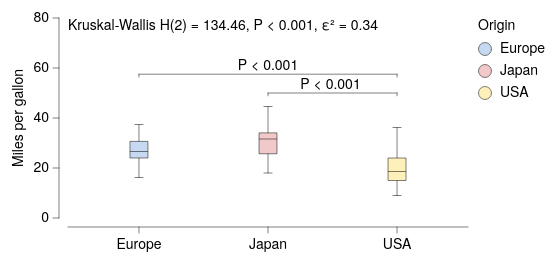

Write a Vega-Lite specification for this figure.
### Vega-Lite specification from a JSON file in a GitHub repository (floating-point values rounded to 4 significant figures; data arrays with more than 128 entries replaced by an {"elided": "..."} marker saying what was removed)
{"background": null, "config": {"arc": {"fill": "#DBDBDB", "fillOpacity": 1.0, "innerRadius": 25.0, "padAngle": 0.03, "stroke": "black", "strokeOpacity": 1, "strokeWidth": 0.25}, "area": {"fill": "#DBDBDB", "fillOpacity": 1.0, "stroke": "black", "strokeOpacity": 1, "strokeWidth": 0.25}, "axis": {"domain": true, "domainCap": "round", "domainColor": "black", "domainWidth": 0.25, "grid": false, "gridCap": "round", "gridColor": "#F1F1F1", "gridDash": [0, 0], "gridOpacity": 1.0, "gridWidth": 0.25, "labelColor": "black", "labelFont": "HelveticaNeue", "labelFontSize": 7, "labelFontStyle": "normal", "labelFontWeight": 400, "offset": 4.5, "ticks": true, "tickCap": "round", "tickColor": "black", "tickRound": false, "tickSize": 3, "tickWidth": 0.25, "titleColor": "black", "titleFont": "HelveticaNeue", "titleFontSize": 7, "titleFontStyle": "normal", "titleFontWeight": 400}, "axisX": {"domain": true, "labelAlign": "center", "labelAngle": 0, "labels": true, "ticks": true, "translate": 0}, "axisY": {"domain": true, "labelAlign": "right", "labelAngle": 0, "labels": true, "ticks": true, "translate": 0}, "axisRight": {"domain": true, "labelAlign": "left", "labelAngle": 0, "labels": true, "ticks": true, "translate": 0}, "axisTop": {"domain": true, "labelAlign": "center", "labelAngle": 0, "labels": true, "ticks": true, "translate": 0}, "axisBand": {"tickOffset": 0}, "bar": {"fill": "#DBDBDB", "fillOpacity": 1.0, "stroke": "black", "strokeOpacity": 1, "strokeWidth": 0.25}, "boxplot": {"size": 9.0, "ticks": {"cornerRadius": 0.25, "fill": "black", "size": 4.5, "thickness": 0.25}, "box": {"fillOpacity": 1.0, "stroke": "black", "strokeOpacity": 1, "strokeWidth": 0.25}, "median": {"fill": "black", "fillOpacity": 1.0, "size": 9.0, "thickness": 0.25}, "rule": {"fill": "black", "fillOpacity": 1.0, "size": 10.0, "stroke": "black", "strokeDash": [0, 0], "strokeOpacity": 1, "strokeWidth": 0.25}, "outliers": {"color": "black", "fill": "black", "fillOpacity": 1.0, "size": 0, "stroke": "black", "strokeOpacity": 1, "strokeWidth": 0.25}}, "circle": {"fill": "black", "fillOpacity": 1.0, "size": 0.5, "stroke": null, "strokeOpacity": 1, "strokeWidth": 0.25}, "errorband": {"band": {"fillOpacity": 0.6, "stroke": null, "strokeWidth": 0.25, "strokeOpacity": 1}, "borders": {"opacity": 0, "strokeOpacity": 0.25, "strokeWidth": 1}}, "errorbar": {"opacity": 1, "rule": {"strokeDash": [0, 0], "strokeWidth": 0.5}, "ticks": {"color": "black", "cornerRadius": 0.25, "opacity": 1, "size": 6.0, "thickness": 0.5}, "thickness": 0.5}, "font": "HelveticaNeue", "geoshape": {"fill": "#DBDBDB", "fillOpacity": 1.0, "stroke": "black", "strokeOpacity": 1, "strokeWidth": 0.25}, "header": {"labelColor": "black", "labelFont": "HelveticaNeue", "labelFontSize": 7, "labelFontStyle": "normal", "labelFontWeight": 400, "titleColor": "black", "titleFont": "HelveticaNeue", "titleFontSize": 7, "titleFontStyle": "normal", "titleFontWeight": 400, "titlePadding": 0}, "legend": {"disable": false, "offset": 4.5, "gradientLength": 50.0, "gradientThickness": 5.0, "gradientOpacity": 1.0, "gradientStrokeColor": "black", "gradientStrokeWidth": 0.25, "labelColor": "black", "labelFont": "HelveticaNeue", "labelFontSize": 7, "labelFontStyle": "normal", "labelFontWeight": 400, "strokeColor": "black", "strokeWidth": 0, "symbolSize": 42, "symbolStrokeColor": "black", "symbolStrokeWidth": 0.25, "titleColor": "black", "titleFont": "HelveticaNeue", "titleFontSize": 7, "titleFontStyle": "normal", "titleFontWeight": 400}, "line": {"color": "black", "stroke": "black", "strokeCap": "round", "strokeDash": [0, 0], "strokeOpacity": 1, "strokeWidth": 0.375}, "point": {"filled": true, "fill": "#DBDBDB", "fillOpacity": 1.0, "size": 5.0, "stroke": "black", "strokeOpacity": 1, "strokeWidth": 0.25}, "range": {"category": ["#C6D9F1", "#F1C9CB", "#FEF0B9", "#CEE37A", "#7AA8E0", "#E589A3", "#FDDD5D", "#68B961", "#4177B1", "#C35082", "#E5C227", "#438156"], "diverging": {"scheme": ["#C35082", "#CE6D94", "#D989A7", "#E2A4BA", "#EABFCE", "#F1DBE2", "#F6F6F6", "#D7E0EB", "#B9CBE0", "#9BB6D5", "#7DA1C9", "#5F8CBD", "#4177B1"]}, "heatmap": {"scheme": ["#DFE9F7", "#C6D9F1", "#ADC8EC", "#94B8E6", "#7AA8E0", "#6097DA", "#4D87CA", "#4177B1", "#386898", "#2F597F", "#264A69", "#1D3A58"]}, "ordinal": {"scheme": ["#F1F1F1", "#DBDBDB", "#C6C6C6", "#B2B2B2", "#9D9D9D", "#898989", "#767676", "#636363", "#515151", "#404040", "#2F2F2F", "#1F1F1F"]}, "ramp": {"scheme": ["#DFE9F7", "#C6D9F1", "#ADC8EC", "#94B8E6", "#7AA8E0", "#6097DA", "#4D87CA", "#4177B1", "#386898", "#2F597F", "#264A69", "#1D3A58"]}}, "rule": {"color": "black", "stroke": "black", "strokeCap": "round", "strokeDash": [2, 2], "strokeOpacity": 1, "strokeWidth": 0.25}, "scale": {"bandPaddingInner": 0.1, "bandPaddingOuter": 0.1, "round": false}, "rect": {"fill": "#DBDBDB", "fillOpacity": 1.0, "stroke": "black", "strokeOpacity": 1, "strokeWidth": 0.25}, "square": {"fill": "#DBDBDB", "fillOpacity": 1.0, "size": 10.0, "stroke": "black", "strokeOpacity": 1, "strokeWidth": 0.25}, "text": {"color": "black", "font": "HelveticaNeue", "fontSize": 7, "fontStyle": "normal", "fontWeight": 400}, "title": {"anchor": "middle", "frame": "group", "color": "black", "font": "HelveticaNeue", "fontSize": 7, "fontStyle": "normal", "fontWeight": 400, "subtitleColor": "black", "subtitleFont": "HelveticaNeue", "subtitleFontSize": "HelveticaNeue", "subtitleFontStyle": "normal", "subtitleFontWeight": 400}, "view": {"continuousWidth": 200, "continuousHeight": 100, "discreteWidth": 200, "discreteHeight": 100, "fill": null, "stroke": null, "strokeWidth": 0.25}}, "layer": [{"data": {"name": "data-84942684f44a0939f6e50b33ec91a880"}, "mark": {"type": "boxplot"}, "encoding": {"color": {"field": "Origin", "type": "nominal"}, "x": {"field": "Origin", "sort": ["Europe", "Japan", "USA"], "title": null, "type": "nominal"}, "y": {"field": "Miles_per_Gallon", "scale": {"domain": [0, 75]}, "title": "Miles per gallon", "type": "quantitative"}}}, {"layer": [{"data": {"values": [{"__dysonsphere__": 1}]}, "mark": {"type": "text", "align": "left", "angle": 0, "baseline": "top", "dx": 0, "dy": 0, "fontSize": 7, "opacity": 1.0}, "encoding": {"text": {"value": "Kruskal-Wallis H(2) = 134.46, P < 0.001, ε² = 0.34"}, "x": {"value": 0}, "y": {"value": 0}}}, {"layer": [{"data": {"values": [{"x": "Europe", "x2": "USA", "y": 57.52, "__dysonsphere__": 1}]}, "mark": {"type": "rule", "strokeCap": "round", "strokeDash": [0, 0], "strokeWidth": 0.25}, "encoding": {"x": {"field": "x", "type": "nominal"}, "x2": {"field": "x2"}, "y": {"field": "y", "type": "quantitative"}}}, {"data": {"values": [{"x": "Europe", "y": 57.52, "y2": 56.39, "__dysonsphere__": 1}]}, "mark": {"type": "rule", "strokeCap": "round", "strokeDash": [0, 0], "strokeWidth": 0.25}, "encoding": {"x": {"field": "x", "type": "nominal"}, "y": {"field": "y", "type": "quantitative"}, "y2": {"field": "y2"}}}, {"data": {"values": [{"x": "USA", "y": 57.52, "y2": 56.39, "__dysonsphere__": 1}]}, "mark": {"type": "rule", "strokeCap": "round", "strokeDash": [0, 0], "strokeWidth": 0.25}, "encoding": {"x": {"field": "x", "type": "nominal"}, "y": {"field": "y", "type": "quantitative"}, "y2": {"field": "y2"}}}, {"data": {"values": [{"y": 57.52, "label": "P < 0.001", "__dysonsphere__": 1}]}, "mark": {"type": "text", "align": "center", "dy": -4, "fontSize": 7}, "encoding": {"text": {"field": "label", "type": "nominal"}, "x": {"value": 100.0}, "y": {"field": "y", "type": "quantitative"}}}]}, {"layer": [{"data": {"values": [{"x": "Japan", "x2": "USA", "y": 50.0, "__dysonsphere__": 1}]}, "mark": {"type": "rule", "strokeCap": "round", "strokeDash": [0, 0], "strokeWidth": 0.25}, "encoding": {"x": {"field": "x", "type": "nominal"}, "x2": {"field": "x2"}, "y": {"field": "y", "type": "quantitative"}}}, {"data": {"values": [{"x": "Japan", "y": 50.0, "y2": 48.87, "__dysonsphere__": 1}]}, "mark": {"type": "rule", "strokeCap": "round", "strokeDash": [0, 0], "strokeWidth": 0.25}, "encoding": {"x": {"field": "x", "type": "nominal"}, "y": {"field": "y", "type": "quantitative"}, "y2": {"field": "y2"}}}, {"data": {"values": [{"x": "USA", "y": 50.0, "y2": 48.87, "__dysonsphere__": 1}]}, "mark": {"type": "rule", "strokeCap": "round", "strokeDash": [0, 0], "strokeWidth": 0.25}, "encoding": {"x": {"field": "x", "type": "nominal"}, "y": {"field": "y", "type": "quantitative"}, "y2": {"field": "y2"}}}, {"data": {"values": [{"y": 50.0, "label": "P < 0.001", "__dysonsphere__": 1}]}, "mark": {"type": "text", "align": "center", "dy": -4, "fontSize": 7}, "encoding": {"text": {"field": "label", "type": "nominal"}, "x": {"value": 131.2}, "y": {"field": "y", "type": "quantitative"}}}]}], "name": "__dysonsphere_ac8c9f0ce47f41d7_5"}], "$schema": "https://vega.github.io/schema/vega-lite/v6.4.1.json", "datasets": {"data-84942684f44a0939f6e50b33ec91a880": {"elided": "398 records"}}}
